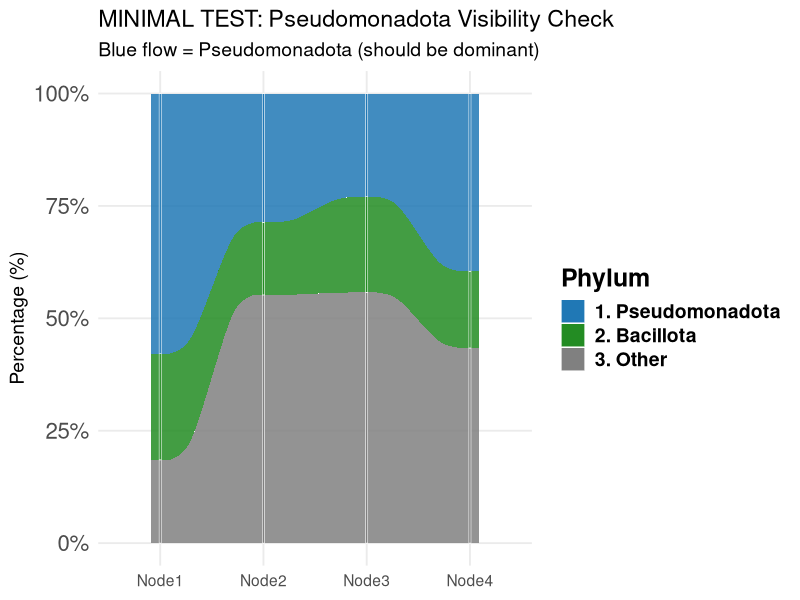
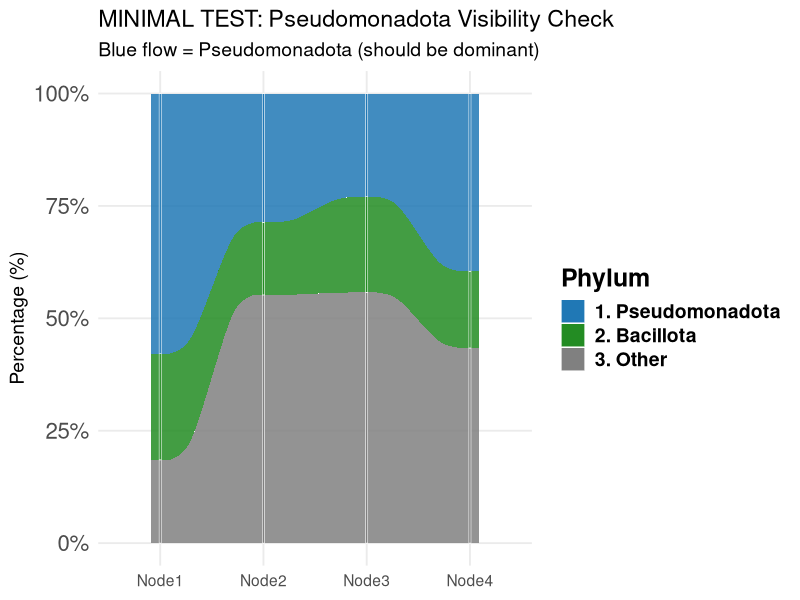

These charts were generated, in order, by the following R code:
#!/usr/bin/env Rscript

# Minimal test to verify Pseudomonadota appears in a simple alluvial plot

library(ggplot2)
library(ggalluvial)

# Create minimal test data with just 3 phyla
test_data <- data.frame(
  phylum = rep(c("1. Pseudomonadota", "2. Bacillota", "3. Other"), each = 4),
  x = rep(c("Node1", "Node2", "Node3", "Node4"), 3),
  percentage = c(
    # Pseudomonadota - should be DOMINANT and BLUE
    57.83, 28.68, 22.93, 39.53,
    # Bacillota - should be green
    23.65, 16.11, 21.31, 17.06,
    # Other - should be gray
    18.52, 55.21, 55.76, 43.41
  ),
  alluvium = rep(1:3, each = 4),
  stringsAsFactors = FALSE
)

# Set factor levels
test_data$x <- factor(test_data$x, levels = c("Node1", "Node2", "Node3", "Node4"))
test_data$phylum <- factor(test_data$phylum, levels = c("1. Pseudomonadota", "2. Bacillota", "3. Other"))

# Define colors
colors <- c(
  "1. Pseudomonadota" = "#1f77b4",  # BLUE
  "2. Bacillota" = "#228B22",        # GREEN
  "3. Other" = "#808080"             # GRAY
)

cat("=== MINIMAL TEST PLOT ===\n")
cat("Creating test plot with 3 phyla\n")
cat("Pseudomonadota should be BLUE and DOMINANT\n\n")

# Create plot
p <- ggplot(
  test_data,
  aes(x = x, stratum = phylum, alluvium = alluvium, y = percentage, fill = phylum)
) +
  geom_alluvium(alpha = 0.85, width = 0.18) +
  geom_stratum(alpha = 0.95, color = "white", linewidth = 0.2, width = 0.02) +
  scale_fill_manual(values = colors, name = "Phylum") +
  scale_y_continuous(labels = function(x) paste0(x, "%"), limits = c(0, 100)) +
  theme_minimal(base_size = 14) +
  theme(
    legend.position = "right",
    legend.title = element_text(size = 18, face = "bold"),
    legend.text = element_text(size = 14, face = "bold"),
    axis.text.y = element_text(size = 16),
    panel.grid.minor = element_blank()
  ) +
  labs(
    title = "MINIMAL TEST: Pseudomonadota Visibility Check",
    subtitle = "Blue flow = Pseudomonadota (should be dominant)",
    y = "Percentage (%)",
    x = NULL
  )

# Save
ggsave("TEST_pseudomonadota_minimal.png", p, width = 16, height = 8, dpi = 300, bg = "white")
ggsave("TEST_pseudomonadota_minimal.pdf", p, width = 16, height = 8, bg = "white")

cat("✅ Test plot saved as TEST_pseudomonadota_minimal.png\n")
cat("   If Pseudomonadota appears in this test plot but not in the main plot,\n")
cat("   then there's an issue with the main script's data processing.\n")
